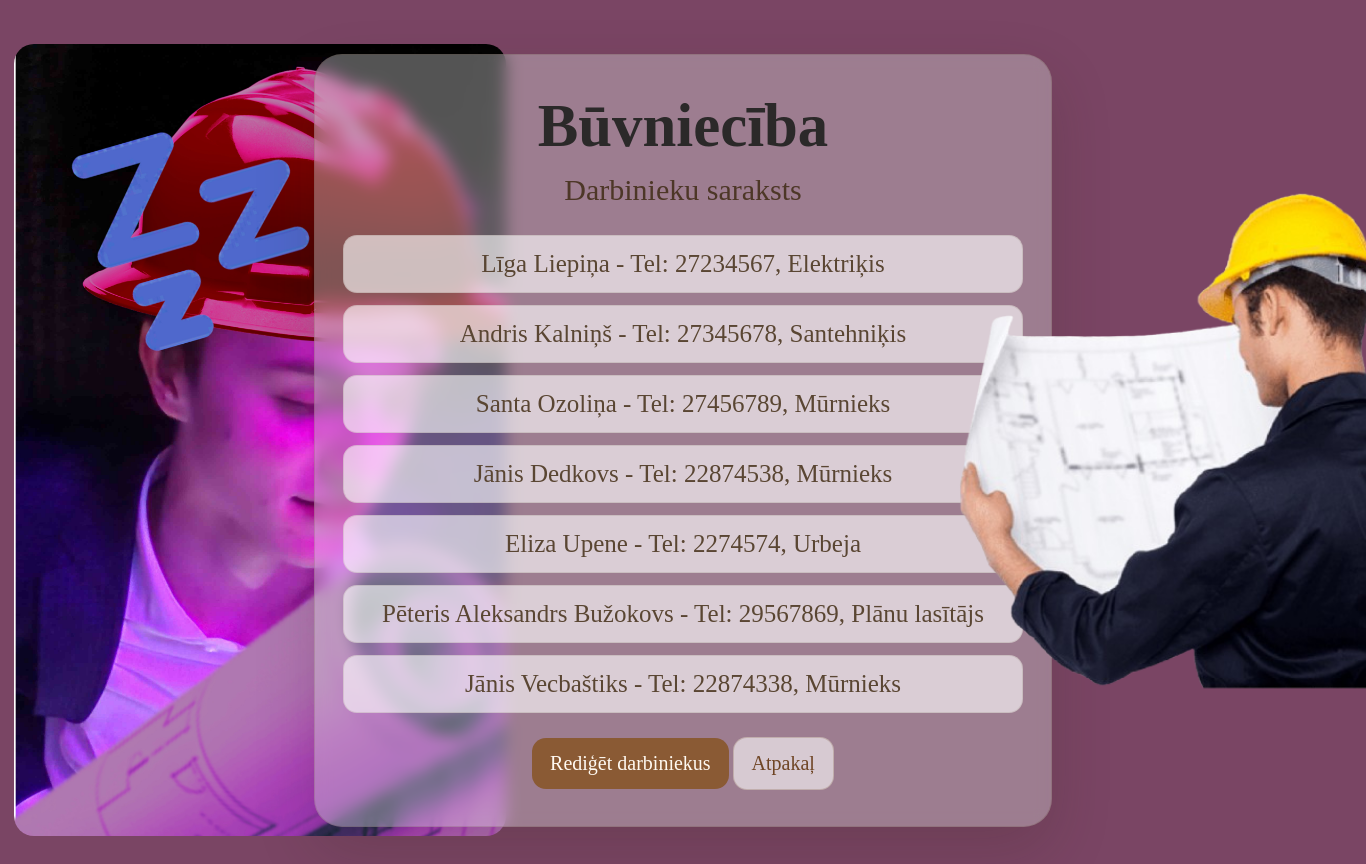
The app's page /saraksts with its own data.
### tables this page shows
CREATE TABLE "Darbinieki" (
	"id_darbinieks"	INTEGER NOT NULL UNIQUE,
	"Darbinieka_vards"	TEXT NOT NULL,
	"Darbinieka_uzvards"	TEXT NOT NULL,
	"Darbinieka_amats"	TEXT NOT NULL,
	"Darbinieka_tel"	INTEGER NOT NULL,
	PRIMARY KEY("id_darbinieks" AUTOINCREMENT)
);

### app.py (the view)
@app.route("/saraksts")
def saraksts():
    darbinieku_dati = get_darbinieki()
    return render_template("saraksts.html", darbinieki=darbinieku_dati)

### app.py (called while the page is built)
def get_darbinieki():
    conn = sqlite3.connect("Buvnieciba.db")
    cursor = conn.cursor()
    cursor.execute("SELECT Darbinieka_vards, Darbinieka_uzvards, Darbinieka_tel, Darbinieka_amats FROM Darbinieki")
    darbinieki = [
        {
            "Darbinieka_vards": row[0],
            "Darbinieka_uzvards": row[1],
            "Darbinieka_tel": row[2],
            "Darbinieka_amats": row[3],
        }
        for row in cursor.fetchall()
    ]
    conn.close()
    return darbinieki

### templates/saraksts.html (shortened to what this page needs)
<!DOCTYPE html>
<html lang="lv">
    <head>
        <link rel="stylesheet" type="text/css" href="{{ url_for('static', filename='styles.css')}}">
    </head>
    <body class="show_y-darbinieki">
        <div class="worker2">
            <img src="{{ url_for('static', filename='worker2updated.jpg') }}" class = "eriks" alt="Darbinieks">
        </div>
        <main class="page-card2">
            <h1 class = "darbinieki">Būvniecība</h1>
            <h2 class = "darbinieki">Darbinieku saraksts</h2>
            <ul class="data-list">
                {% for darbinieks in darbinieki %}
                <li>{{ darbinieks.Darbinieka_vards }} {{ darbinieks.Darbinieka_uzvards }} - Tel: {{ darbinieks.Darbinieka_tel }}, {{ darbinieks.Darbinieka_amats }}</li>
                {% else %}
                <li>Darbinieku saraksts ir tukss.</li>
                {% endfor %}
            </ul>
            <a class="link" href="{{ url_for('rediget_darbinieks') }}">Rediģēt darbiniekus</a>
            <a class="home_button" href="{{ url_for('index') }}">Atpakaļ</a>
        </main>
        <div class="worker3">
            <img src="{{ url_for('static', filename='worker33.png') }}" alt="Darbinieks">
        </div>
    </body>
</html>

### static/styles.css (style rules this page uses)
body { min-height: 100vh; display: flex; align-items: center; justify-content: center; padding: 32px 16px; font-family: "Georgia", "Times New Roman", serif; color: #5a4633; background-color: #72716e; text-align: center; overflow-y: hidden; }
body.show_y-darbinieki { overflow-y: visible; background-color: #7a4564; }
.worker2 { position: absolute; left: 1vw; top: 50%; transform: translateY(-50%); flex-shrink: 0; display: flex; max-width: none ; height: 90%; }
.worker3 { position: absolute; left: 70vw; top: 50%; transform: translateY(-50%); flex-shrink: 0; display: flex; max-width: none ; height: 60%; }
img.eriks { border-radius: 20px; }
h1.darbinieki { margin: 0; font-size: clamp(2.4rem, 5vw, 3.8rem); color: #2b2929; }
h2.darbinieki { margin: 12px 0 0; font-size: 30px; font-weight: 400; color: #4d3727; }
.page-card2 { width: min(680px, 100%); padding: 36px 28px; border: 1px solid rgba(95, 70, 45, 0.18); border-radius: 28px; background: rgba(210, 210, 210, 0.4) ; backdrop-filter: blur(8px); box-shadow: 0 24px 60px rgba(50, 34, 21, 0.18); }
h1 { margin: 0; font-size: clamp(2.4rem, 5vw, 3.8rem); color: #3f2b1d; }
h2 { margin: 12px 0 0; font-size: 30px; font-weight: 400; color: #6f4525; }
.link, .home_button { display: inline-block; padding: 14px 18px; border-radius: 14px; text-decoration: none; font-size: 20px; transition: transform 0.2s ease, background-color 0.2s ease, color 0.2s ease; }
.link { background: #8a5a34; color: #fff9f1; }
.home_button { margin-top: 24px; border: 1px solid rgba(111, 69, 37, 0.22); background: rgba(255, 255, 255, 0.6); color: #6f4525; }
.data-list { margin: 28px 0 0; padding: 0; list-style: none; display: grid; gap: 12px; }
.data-list li { padding: 14px 16px; border-radius: 14px; background: rgba(255, 255, 255, 0.62); border: 1px solid rgba(95, 70, 45, 0.12); font-size: 25px; }

### records on screen
Darbinieki: Darbinieka_vards "Līga", Darbinieka_uzvards "Liepiņa", Darbinieka_tel "27234567", Darbinieka_amats "Elektriķis"
Darbinieki: Darbinieka_vards "Andris", Darbinieka_uzvards "Kalniņš", Darbinieka_tel "27345678", Darbinieka_amats "Santehniķis"
Darbinieki: Darbinieka_vards "Santa", Darbinieka_uzvards "Ozoliņa", Darbinieka_tel "27456789", Darbinieka_amats "Mūrnieks"
Darbinieki: Darbinieka_vards "Jānis", Darbinieka_uzvards "Dedkovs", Darbinieka_tel "22874538", Darbinieka_amats "Mūrnieks"
Darbinieki: Darbinieka_vards "Eliza", Darbinieka_uzvards "Upene", Darbinieka_tel "2274574", Darbinieka_amats "Urbeja"
Darbinieki: Darbinieka_vards "Pēteris Aleksandrs", Darbinieka_uzvards "Bužokovs", Darbinieka_tel "29567869", Darbinieka_amats "Plānu lasītājs"
Darbinieki: Darbinieka_vards "Jānis", Darbinieka_uzvards "Vecbaštiks", Darbinieka_tel "22874338", Darbinieka_amats "Mūrnieks"
